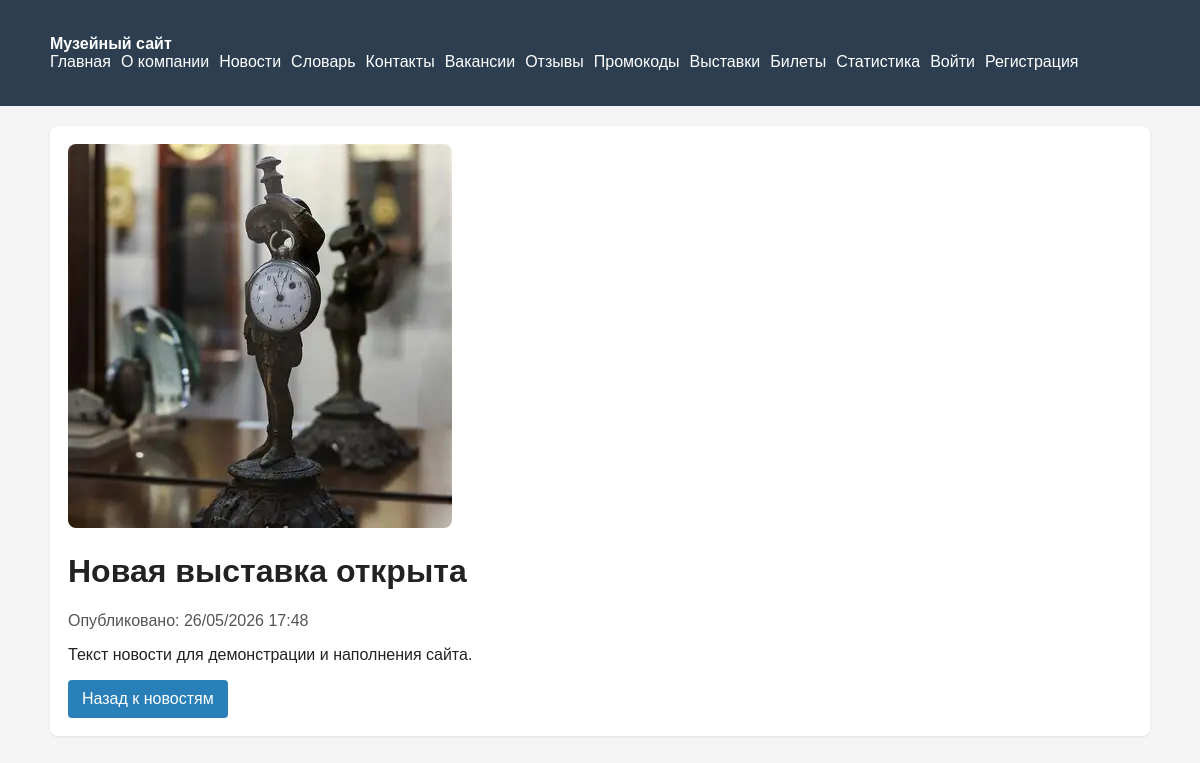
/news/novost-dnya-1/, run on the app's committed database.
### museum/models.py (models this page shows, shortened)
class NewsArticle(models.Model):
    title = models.CharField(max_length=200)
    slug = models.SlugField(unique=True)
    summary = models.TextField(blank=True)
    body = models.TextField(blank=True)
    image = models.FileField(upload_to="", blank=True, default="3.webp")
    published_at = models.DateTimeField()
    created_at = models.DateTimeField(auto_now_add=True)
    updated_at = models.DateTimeField(auto_now=True)

### museum/views.py (the view)
# urls.py: re_path(r"^news/(?P<slug>[A-Za-z0-9_-]+)/$", news_detail_view, name="news-detail"),
def news_detail_view(request, slug):
    article = get_object_or_404(NewsArticle, slug=slug)
    return render(request, "museum/news_detail.html", {"article": article})

### templates/museum/news_detail.html (shortened to what this page needs)
{% extends 'base.html' %}
{% block content %}
<div class="panel">
    {% if article.image %}
        <img src="{{ article.image.url }}" alt="{{ article.title }}">
    {% endif %}
    <h1>{{ article.title }}</h1>
    <p class="muted">Опубликовано: {{ article.published_at|date:'d/m/Y H:i' }}</p>
    <p>{{ article.body|linebreaksbr }}</p>
    <a class="btn" href="{% url 'museum:news-list' %}">Назад к новостям</a>
</div>
{% endblock %}

### templates/base.html (style rules this page uses)
body { font-family: Arial, sans-serif; margin: 0; background: #f5f5f5; color: #222; }
.panel { background: #fff; padding: 18px; border-radius: 8px; margin-bottom: 20px; box-shadow: 0 1px 3px rgba(0,0,0,0.08); }
.btn { display: inline-block; padding: 10px 14px; background: #2980b9; color: #fff; text-decoration: none; border-radius: 4px; border: 0; cursor: pointer; }
img { max-width: 100%; border-radius: 8px; }
.muted { color: #555; }

### data on the page
NewsArticle: image (picture), title "Новая выставка открыта", published_at "26/05/2026 17:48", body "Текст новости для демонстрации и наполнения сайта."
